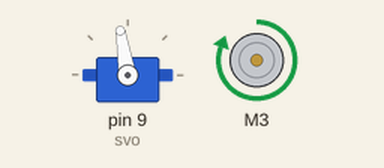
This sketch was run on a simulated Arduino Uno, built with avr-gcc and run on an emulated ATmega328P. Parts: servo, DC motor (green arrow = forward, orange = backward, longer = faster). At 26.9 s the program stops and its outputs stay as they are.

Above: at 0.1 s.
At 14.3 s:
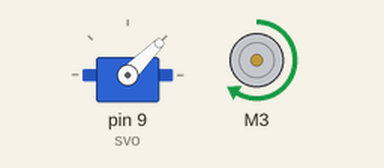
At 27.0 s:
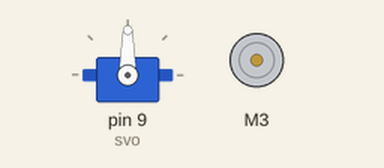
Timing chart, 0 to 28.4 s (numbered marks = the images above):
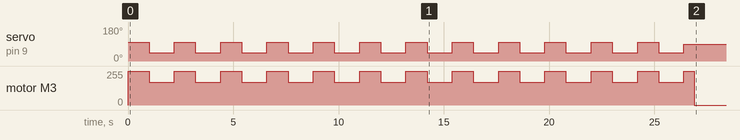

Measured:
- by itself, servo on pin 9 (svo): repeats every 2.2 s: 99° 1.0 s, 45° 1.2 s
- by itself, motor M3: stopped → forward 255/255 at 0.00 s, → forward 170/255 1.0 s later, → forward 255/255 1.2 s later, → forward 170/255 1.0 s later, … (26 changes in this stretch)

The sketch:

L293D_AlmostFinal.ino
```cpp
#include <AFMotor.h>
#include <Servo.h>

#define FWD 1
#define BWD 2
#define BRK 3
#define REL 4

bool _ZEROCHECK = false;

AF_DCMotor motor(3);
Servo svo;

// (set) motor speed
void mspd(int dir, int spd=255) {
  motor.setSpeed(spd);
  //if (dir != 0) motor.run(dir%4 + 1);
  motor.run(dir);
}

void steer(int dir) {
  svo.write(map(dir, 100, -100, 0, 180));
}

void setup() {
  Serial.begin(9600);
  svo.attach(9);
  motor.setSpeed(200);
  motor.run(RELEASE);

  if (_ZEROCHECK) {
    svo.write(90);
    while(1);
  }
}

bool dir = true;

void loop() {
//  motor.run(dir?FORWARD:BACKWARD);
//  for (int i = 0; i < 180; i++) {
//    svo.write(i);
//    delay(4);
//  }
//  for (int i = 0; i < 180; i++) {
//    svo.write(180-i);
//    delay(4);
//  }
//  dir = !dir;

  for (int lap = 0; lap < 3; lap++) {
    for (int i = 0; i < 4; i++) {
      steer(-10);
      mspd(FWD, 255);

      int fwdDelay = 1000; // previously 1000
//      if (i == 1) fwdDelay = 700;
//      if (i == 1 and lap == 1) fwdDelay = 1200;
      delay(fwdDelay);

      steer(50); // previously 50
      mspd(FWD, 170); // previously 150;
      delay(1200); // previously 2200
    }
  }


  steer(0);
  mspd(FWD, 255); delay(500);

  mspd(FWD, 0);
  while(1); // halt code
}
```
